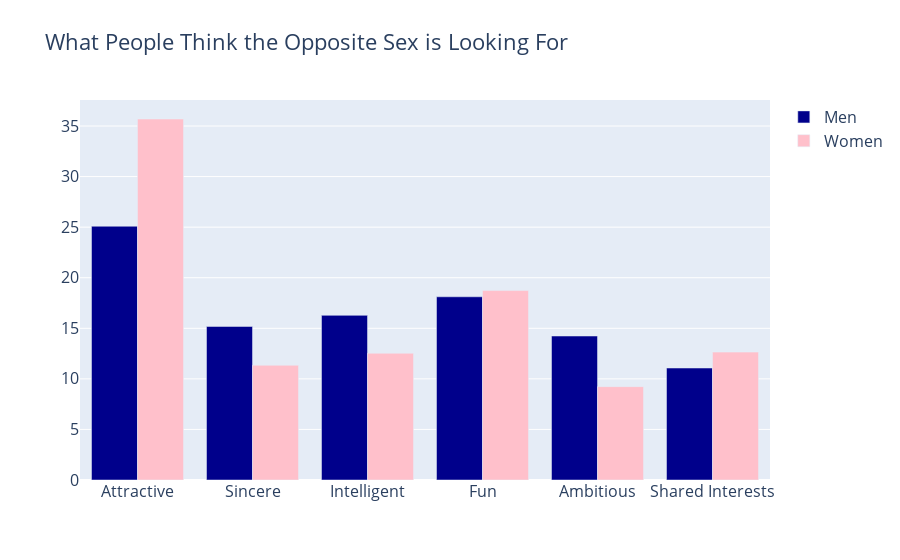

Write notebook code for a chart like this one.
### Code cell
trace1 = go.Bar(
    y=list(atributes_gender_2.iloc[1]),
    x=atributes_gender.columns.values,
    name='Men',
    marker=dict(
        color='darkblue'
    )
)
trace2 = go.Bar(
    y=list(atributes_gender_2.iloc[0]),
    x=atributes_gender.columns.values,
    name='Women',
    marker=dict(
        color='pink'
    )
)

data2 = [trace1, trace2]
layout = go.Layout(
    title='What People Think the Opposite Sex is Looking For',
    font=dict(
        size=16
    ),
    legend=dict(
        font=dict(
            size=16
        )
    )
)
fig = go.Figure(data=data2, layout=layout)
py.iplot(fig, filename='barchart')

### Figure 1 — Plotly figure (JSON) as saved in the notebook; plotly's stock layout.template omitted (floating-point values rounded to 4 significant figures)
{"data": [{"marker": {"color": "darkblue"}, "name": "Men", "x": ["Attractive", "Sincere", "Intelligent", "Fun", "Ambitious", "Shared Interests"], "y": [25.09, 15.18, 16.28, 18.12, 14.23, 11.07], "type": "bar"}, {"marker": {"color": "pink"}, "name": "Women", "x": ["Attractive", "Sincere", "Intelligent", "Fun", "Ambitious", "Shared Interests"], "y": [35.69, 11.34, 12.53, 18.73, 9.231, 12.65], "type": "bar"}], "layout": {"font": {"size": 16}, "legend": {"font": {"size": 16}}, "title": {"text": "What People Think the Opposite Sex is Looking For"}}}
